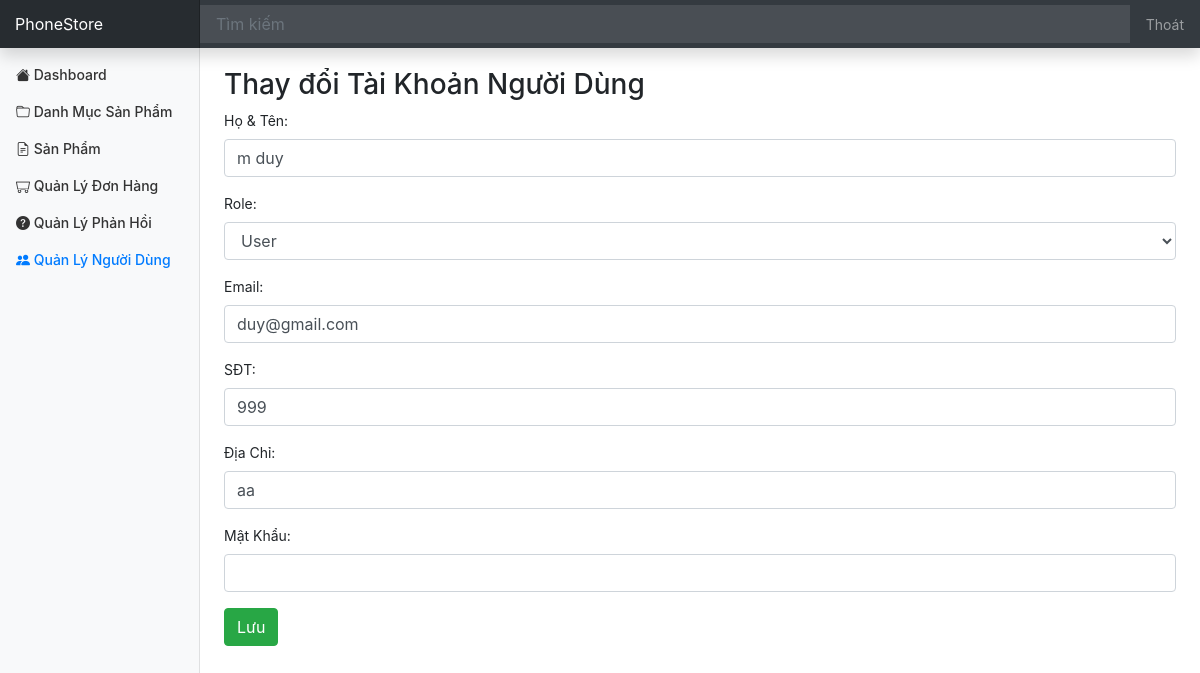
The page /Laptrinhweb/UserAdmin/viewUpdateUser/53 (signed in) on the database its author committed.
### tables this page shows
CREATE TABLE `user` (
  `id` int(11) NOT NULL,
  `fullname` varchar(50) DEFAULT NULL,
  `email` varchar(150) DEFAULT NULL,
  `phone_number` varchar(20) DEFAULT NULL,
  `address` varchar(200) DEFAULT NULL,
  `password` varchar(32) DEFAULT NULL,
  `role_id` int(11) DEFAULT NULL,
  `deleted` int(11) NOT NULL
);

### Laptrinhweb/mvc/core/Controller.php (called while the page is built, shortened)
<?php
class Controller{
    public function view($view, $data=[]){
        require_once "mvc/views/". $view .".php";
    }
}
?>

### Laptrinhweb/mvc/controllers/UserAdmin.php (called while the page is built, shortened)
<?php
class UserAdmin extends Controller{
    public $userModel;
    public function __construct() {
        $this->userModel = $this->model("UserAdminModel");
    }
    public function viewUpdateUser($id){
        $userItem = $this->userModel->selectUser($id);
        $role = $this->userModel->getRole();
        $this->view("user/updateUser",[
            "userItem"=>$userItem,
            "role"=>$role
        ]);
    }
}
?>

### Laptrinhweb/mvc/core/App.php (called while the page is built, shortened)
<?php
class App{
    protected $action = "SayHi";
    function __construct(){
        $arr = $this->UrlProcess();
        if( file_exists("./mvc/controllers/".$arr[0].".php") ){
            unset($arr[0]);
        }
        $this->controller = new $this->controller;
        if( isset($arr[1]) ) {
            if( method_exists( $this->controller, $arr[1] ) ){
                $this->action = $arr[1];
            }
            unset($arr[1]);
        }
        $this->params = $arr ? array_values($arr) : [];
        call_user_func_array([$this->controller, $this->action], $this->params);
    }
    function UrlProcess(){
        if( isset($_GET["url"]) ){
            return explode("/", filter_var(trim($_GET["url"], "/")));
        }
    }
}
?>

### Laptrinhweb/index.php (called while the page is built, shortened)
<?php
$myApp = new App();
?>

### Laptrinhweb/mvc/core/DB.php (called while the page is built, shortened)
<?php
class DB {
    function executeResult($sql, $isSingle = false) {
        $data = null;
        $conn = mysqli_connect(HOST, USERNAME, PASSWORD, DATABASE);
        mysqli_set_charset($conn, 'utf8');
        $resultset = mysqli_query($conn, $sql);
        if($resultset){
            if($isSingle) {
                $data = mysqli_fetch_array($resultset, 1);
            } else {
                $data = [];
                while(($row = mysqli_fetch_array($resultset, 1)) != null) {
                    $data[] = $row;
                }
            }
        }
        return $data;
    }
}

### Laptrinhweb/mvc/models/UserAdminModel.php (called while the page is built, shortened)
<?php
class UserAdminModel extends DB{
    public function selectUser($id){
        $sql = "select * from user where id = '$id'";
		$userItem = $this->executeResult($sql, true);
        return $userItem;
    }
    public function getRole(){
        $sql = "select * from role";
		$role = $this->executeResult($sql);
        return $role;
    }
}

### Laptrinhweb/mvc/views/user/updateUser.php (the view, shortened to what this page needs)
<?php
	require_once('mvc/views/blocks/header_admin.php');
?>
<div class="row" style="margin-top: 20px;">
	<div class="col-md-12 table-responsive">
		<h3> Thay đổi Tài Khoản Người Dùng</h3>
		<div class="panel panel-primary">
			<div class="panel-body">
				<form method="post" action="http://localhost/Laptrinhweb/UserAdmin/updateUser/">
					<div class="form-group">
					  <label for="usr">Họ & Tên:</label>
					  <input required="true" type="text" class="form-control" id="usr" name="fullname" value="<?=$data["userItem"]["fullname"]?>">
					</div>
					<div class="form-group">
					  <label for="usr">Role:</label>
					  <select class="form-control" name="role_id" id="role_id" required="true">
					  	<?php
						  	$countRole = count($data["role"]);
					  		for($i=0;$i<$countRole;$i++) {
					  			if($data["userItem"]['role_id'] == $data["role"][$i]["id"]) {
					  				echo '<option selected value="'.$data["role"][$i]['id'].'">'.$data["role"][$i]['name'].'</option>';
					  			} else {
					  				echo '<option value="'.$data["role"][$i]['id'].'">'.$data["role"][$i]['name'].'</option>';
					  			}
					  		}
					  	?>
					  </select>
					</div>
					<div class="form-group">
					  <label for="email">Email:</label>
					  <input required="true" type="email" class="form-control" id="email" name="email" value="<?=$data["userItem"]["email"]?>">
					</div>
					<div class="form-group">
					  <label for="phone_number">SĐT:</label>
					  <input required="true" type="tel" class="form-control" id="phone_number" name="phone_number" value="<?=$data["userItem"]["phone_number"]?>">
					</div>
					<div class="form-group">
					  <label for="address">Địa Chỉ:</label>
					  <input required="true" type="text" class="form-control" id="address" name="address" value="<?=$data["userItem"]["address"]?>">
					</div>
					<div class="form-group">
					  <label for="pwd">Mật Khẩu:</label>
					  <input type="password" class="form-control" id="pwd" name="password" minlength="6">
					</div>
					<button class="btn btn-success">Lưu</button>
				</form>
			</div>
		</div>
	</div>
</div>
<?php
	require_once('mvc/views/blocks/footer_admin.php');
?>

### Laptrinhweb/public/css/dashboard.css (style rules this page uses)
body { font-size: .875rem; }

### rows shown on the page
user: fullname "m duy", email "duy@gmail.com", phone_number "999", address "aa"

### other values the page prints
form field role_id "User"
